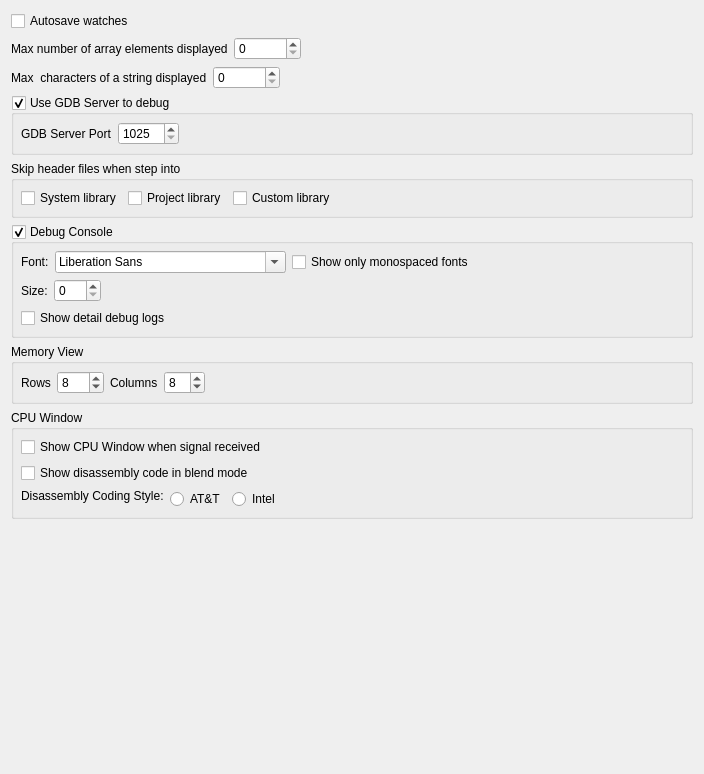
<?xml version="1.0" encoding="UTF-8"?>
<ui version="4.0">
 <class>DebugGeneralWidget</class>
 <widget class="QWidget" name="DebugGeneralWidget">
  <property name="geometry">
   <rect>
    <x>0</x>
    <y>0</y>
    <width>704</width>
    <height>774</height>
   </rect>
  </property>
  <property name="windowTitle">
   <string>Form</string>
  </property>
  <layout class="QVBoxLayout" name="verticalLayout">
   <item>
    <widget class="QCheckBox" name="chkAutosave">
     <property name="text">
      <string>Autosave watches</string>
     </property>
    </widget>
   </item>
   <item>
    <widget class="QWidget" name="widget_5" native="true">
     <layout class="QHBoxLayout" name="horizontalLayout_5">
      <property name="leftMargin">
       <number>0</number>
      </property>
      <property name="topMargin">
       <number>0</number>
      </property>
      <property name="rightMargin">
       <number>0</number>
      </property>
      <property name="bottomMargin">
       <number>0</number>
      </property>
      <item>
       <widget class="QLabel" name="label_7">
        <property name="text">
         <string>Max number of array elements displayed</string>
        </property>
       </widget>
      </item>
      <item>
       <widget class="QSpinBox" name="spinArrayElements">
        <property name="maximum">
         <number>99999999</number>
        </property>
       </widget>
      </item>
      <item>
       <spacer name="horizontalSpacer_5">
        <property name="orientation">
         <enum>Qt::Horizontal</enum>
        </property>
        <property name="sizeHint" stdset="0">
         <size>
          <width>40</width>
          <height>20</height>
         </size>
        </property>
       </spacer>
      </item>
     </layout>
    </widget>
   </item>
   <item>
    <widget class="QWidget" name="panelCharacters" native="true">
     <layout class="QHBoxLayout" name="horizontalLayout_8">
      <property name="leftMargin">
       <number>0</number>
      </property>
      <property name="topMargin">
       <number>0</number>
      </property>
      <property name="rightMargin">
       <number>0</number>
      </property>
      <property name="bottomMargin">
       <number>0</number>
      </property>
      <item>
       <widget class="QLabel" name="label_8">
        <property name="text">
         <string>Max  characters of a string displayed</string>
        </property>
       </widget>
      </item>
      <item>
       <widget class="QSpinBox" name="spinCharacters">
        <property name="maximum">
         <number>99999999</number>
        </property>
       </widget>
      </item>
      <item>
       <spacer name="horizontalSpacer_8">
        <property name="orientation">
         <enum>Qt::Horizontal</enum>
        </property>
        <property name="sizeHint" stdset="0">
         <size>
          <width>40</width>
          <height>20</height>
         </size>
        </property>
       </spacer>
      </item>
     </layout>
    </widget>
   </item>
   <item>
    <widget class="QGroupBox" name="grpUseGDBServer">
     <property name="title">
      <string>Use GDB Server to debug</string>
     </property>
     <property name="checkable">
      <bool>true</bool>
     </property>
     <layout class="QGridLayout" name="gridLayout">
      <property name="leftMargin">
       <number>7</number>
      </property>
      <property name="topMargin">
       <number>7</number>
      </property>
      <property name="rightMargin">
       <number>7</number>
      </property>
      <property name="bottomMargin">
       <number>7</number>
      </property>
      <item row="0" column="0">
       <widget class="QLabel" name="label_4">
        <property name="text">
         <string>GDB Server Port</string>
        </property>
       </widget>
      </item>
      <item row="0" column="1">
       <widget class="QSpinBox" name="spinGDBServerPort">
        <property name="minimum">
         <number>1025</number>
        </property>
        <property name="maximum">
         <number>65535</number>
        </property>
       </widget>
      </item>
      <item row="0" column="2">
       <spacer name="horizontalSpacer_3">
        <property name="orientation">
         <enum>Qt::Horizontal</enum>
        </property>
        <property name="sizeHint" stdset="0">
         <size>
          <width>40</width>
          <height>20</height>
         </size>
        </property>
       </spacer>
      </item>
     </layout>
    </widget>
   </item>
   <item>
    <widget class="QGroupBox" name="groupBox_4">
     <property name="title">
      <string>Skip header files when step into</string>
     </property>
     <layout class="QHBoxLayout" name="horizontalLayout_6">
      <property name="leftMargin">
       <number>7</number>
      </property>
      <property name="topMargin">
       <number>7</number>
      </property>
      <property name="rightMargin">
       <number>7</number>
      </property>
      <property name="bottomMargin">
       <number>7</number>
      </property>
      <item>
       <widget class="QCheckBox" name="chkSkipSystemLib">
        <property name="text">
         <string>System library</string>
        </property>
       </widget>
      </item>
      <item>
       <widget class="QCheckBox" name="chkSkipProjectLib">
        <property name="text">
         <string>Project library</string>
        </property>
       </widget>
      </item>
      <item>
       <widget class="QCheckBox" name="chkSkipCustomLib">
        <property name="text">
         <string>Custom library</string>
        </property>
       </widget>
      </item>
      <item>
       <spacer name="horizontalSpacer_6">
        <property name="orientation">
         <enum>Qt::Horizontal</enum>
        </property>
        <property name="sizeHint" stdset="0">
         <size>
          <width>40</width>
          <height>20</height>
         </size>
        </property>
       </spacer>
      </item>
     </layout>
    </widget>
   </item>
   <item>
    <widget class="QGroupBox" name="grpEnableDebugConsole">
     <property name="title">
      <string>Debug Console</string>
     </property>
     <property name="checkable">
      <bool>true</bool>
     </property>
     <layout class="QVBoxLayout" name="verticalLayout_2">
      <property name="leftMargin">
       <number>7</number>
      </property>
      <property name="topMargin">
       <number>7</number>
      </property>
      <property name="rightMargin">
       <number>7</number>
      </property>
      <property name="bottomMargin">
       <number>7</number>
      </property>
      <item>
       <widget class="QWidget" name="widget" native="true">
        <layout class="QHBoxLayout" name="horizontalLayout">
         <property name="leftMargin">
          <number>0</number>
         </property>
         <property name="topMargin">
          <number>0</number>
         </property>
         <property name="rightMargin">
          <number>0</number>
         </property>
         <property name="bottomMargin">
          <number>0</number>
         </property>
         <item>
          <widget class="QLabel" name="label">
           <property name="text">
            <string>Font:</string>
           </property>
          </widget>
         </item>
         <item>
          <widget class="QFontComboBox" name="cbFont"/>
         </item>
         <item>
          <widget class="QCheckBox" name="chkOnlyMono">
           <property name="text">
            <string>Show only monospaced fonts</string>
           </property>
          </widget>
         </item>
         <item>
          <spacer name="horizontalSpacer">
           <property name="orientation">
            <enum>Qt::Horizontal</enum>
           </property>
           <property name="sizeHint" stdset="0">
            <size>
             <width>40</width>
             <height>20</height>
            </size>
           </property>
          </spacer>
         </item>
        </layout>
       </widget>
      </item>
      <item>
       <widget class="QWidget" name="widget_2" native="true">
        <layout class="QHBoxLayout" name="horizontalLayout_2">
         <property name="leftMargin">
          <number>0</number>
         </property>
         <property name="topMargin">
          <number>0</number>
         </property>
         <property name="rightMargin">
          <number>0</number>
         </property>
         <property name="bottomMargin">
          <number>0</number>
         </property>
         <item>
          <widget class="QLabel" name="label_2">
           <property name="text">
            <string>Size:</string>
           </property>
          </widget>
         </item>
         <item>
          <widget class="QSpinBox" name="sbFontSize">
           <property name="maximum">
            <number>999</number>
           </property>
          </widget>
         </item>
         <item>
          <spacer name="horizontalSpacer_2">
           <property name="orientation">
            <enum>Qt::Horizontal</enum>
           </property>
           <property name="sizeHint" stdset="0">
            <size>
             <width>40</width>
             <height>20</height>
            </size>
           </property>
          </spacer>
         </item>
        </layout>
       </widget>
      </item>
      <item>
       <widget class="QCheckBox" name="chkShowDetailLog">
        <property name="text">
         <string>Show detail debug logs</string>
        </property>
       </widget>
      </item>
     </layout>
    </widget>
   </item>
   <item>
    <widget class="QGroupBox" name="groupBox">
     <property name="title">
      <string>Memory View</string>
     </property>
     <layout class="QHBoxLayout" name="horizontalLayout_4">
      <property name="leftMargin">
       <number>7</number>
      </property>
      <property name="topMargin">
       <number>7</number>
      </property>
      <property name="rightMargin">
       <number>7</number>
      </property>
      <property name="bottomMargin">
       <number>7</number>
      </property>
      <item>
       <widget class="QLabel" name="label_5">
        <property name="text">
         <string>Rows</string>
        </property>
       </widget>
      </item>
      <item>
       <widget class="QSpinBox" name="spinMemoryViewRows">
        <property name="minimum">
         <number>1</number>
        </property>
        <property name="maximum">
         <number>999</number>
        </property>
        <property name="value">
         <number>8</number>
        </property>
       </widget>
      </item>
      <item>
       <widget class="QLabel" name="label_6">
        <property name="text">
         <string>Columns</string>
        </property>
       </widget>
      </item>
      <item>
       <widget class="QSpinBox" name="spinMemoryViewColumns">
        <property name="minimum">
         <number>1</number>
        </property>
        <property name="value">
         <number>8</number>
        </property>
       </widget>
      </item>
      <item>
       <spacer name="horizontalSpacer_4">
        <property name="orientation">
         <enum>Qt::Horizontal</enum>
        </property>
        <property name="sizeHint" stdset="0">
         <size>
          <width>40</width>
          <height>20</height>
         </size>
        </property>
       </spacer>
      </item>
     </layout>
    </widget>
   </item>
   <item>
    <widget class="QGroupBox" name="groupBox_3">
     <property name="title">
      <string>CPU Window</string>
     </property>
     <layout class="QVBoxLayout" name="verticalLayout_4">
      <property name="leftMargin">
       <number>7</number>
      </property>
      <property name="topMargin">
       <number>7</number>
      </property>
      <property name="rightMargin">
       <number>7</number>
      </property>
      <property name="bottomMargin">
       <number>7</number>
      </property>
      <item>
       <widget class="QCheckBox" name="chkShowCPUWhenSignaled">
        <property name="text">
         <string>Show CPU Window when signal received</string>
        </property>
       </widget>
      </item>
      <item>
       <widget class="QCheckBox" name="chkBlendMode">
        <property name="text">
         <string>Show disassembly code in blend mode</string>
        </property>
       </widget>
      </item>
      <item>
       <widget class="QWidget" name="widget_3" native="true">
        <layout class="QHBoxLayout" name="horizontalLayout_3">
         <property name="leftMargin">
          <number>0</number>
         </property>
         <property name="topMargin">
          <number>0</number>
         </property>
         <property name="rightMargin">
          <number>0</number>
         </property>
         <property name="bottomMargin">
          <number>0</number>
         </property>
         <item>
          <widget class="QLabel" name="label_3">
           <property name="text">
            <string>Disassembly Coding Style:</string>
           </property>
           <property name="alignment">
            <set>Qt::AlignLeading|Qt::AlignLeft|Qt::AlignTop</set>
           </property>
          </widget>
         </item>
         <item>
          <widget class="QWidget" name="widget_4" native="true">
           <property name="sizePolicy">
            <sizepolicy hsizetype="Expanding" vsizetype="Preferred">
             <horstretch>0</horstretch>
             <verstretch>0</verstretch>
            </sizepolicy>
           </property>
           <layout class="QHBoxLayout" name="horizontalLayout_7">
            <property name="leftMargin">
             <number>0</number>
            </property>
            <property name="topMargin">
             <number>0</number>
            </property>
            <property name="rightMargin">
             <number>0</number>
            </property>
            <property name="bottomMargin">
             <number>0</number>
            </property>
            <item>
             <widget class="QRadioButton" name="rbATT">
              <property name="text">
               <string>AT&amp;&amp;T</string>
              </property>
              <attribute name="buttonGroup">
               <string notr="true">grpCPUDisassembly</string>
              </attribute>
             </widget>
            </item>
            <item>
             <widget class="QRadioButton" name="rbIntel">
              <property name="text">
               <string>Intel</string>
              </property>
              <attribute name="buttonGroup">
               <string notr="true">grpCPUDisassembly</string>
              </attribute>
             </widget>
            </item>
            <item>
             <spacer name="horizontalSpacer_7">
              <property name="orientation">
               <enum>Qt::Horizontal</enum>
              </property>
              <property name="sizeHint" stdset="0">
               <size>
                <width>40</width>
                <height>20</height>
               </size>
              </property>
             </spacer>
            </item>
           </layout>
          </widget>
         </item>
        </layout>
       </widget>
      </item>
     </layout>
    </widget>
   </item>
   <item>
    <spacer name="verticalSpacer">
     <property name="orientation">
      <enum>Qt::Vertical</enum>
     </property>
     <property name="sizeHint" stdset="0">
      <size>
       <width>20</width>
       <height>40</height>
      </size>
     </property>
    </spacer>
   </item>
  </layout>
 </widget>
 <tabstops>
  <tabstop>chkAutosave</tabstop>
  <tabstop>spinArrayElements</tabstop>
  <tabstop>spinCharacters</tabstop>
  <tabstop>grpUseGDBServer</tabstop>
  <tabstop>spinGDBServerPort</tabstop>
  <tabstop>chkSkipSystemLib</tabstop>
  <tabstop>chkSkipProjectLib</tabstop>
  <tabstop>chkSkipCustomLib</tabstop>
  <tabstop>grpEnableDebugConsole</tabstop>
  <tabstop>cbFont</tabstop>
  <tabstop>chkOnlyMono</tabstop>
  <tabstop>sbFontSize</tabstop>
  <tabstop>chkShowDetailLog</tabstop>
  <tabstop>spinMemoryViewRows</tabstop>
  <tabstop>spinMemoryViewColumns</tabstop>
  <tabstop>chkShowCPUWhenSignaled</tabstop>
  <tabstop>chkBlendMode</tabstop>
  <tabstop>rbATT</tabstop>
  <tabstop>rbIntel</tabstop>
 </tabstops>
 <resources/>
 <connections/>
 <buttongroups>
  <buttongroup name="grpCPUDisassembly"/>
 </buttongroups>
</ui>
